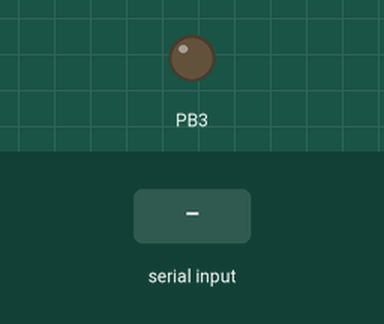
Recording of a program running on a simulated ATmega8, built with avr-gcc and emulated at 1 MHz. On the bench: output pins drawn as LEDs (lit = HIGH). Inputs (shaded band) come from the test bench.

Above: at 1.2 s.
1.3 s: "1" received over Serial
At 1.6 s:
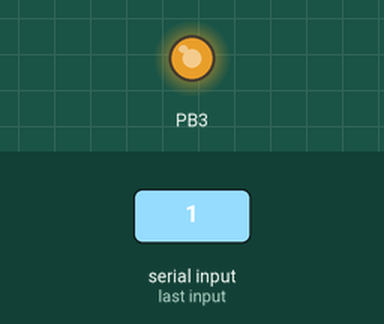
2.8 s: byte 0 (0x00) received over Serial
At 4.0 s:
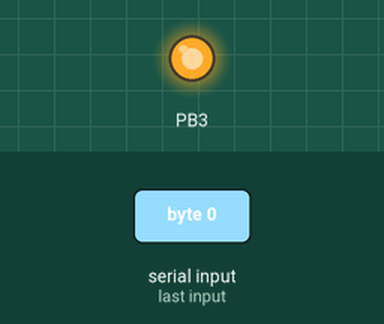
4.3 s: byte 255 (0xff) received over Serial
At 5.1 s:
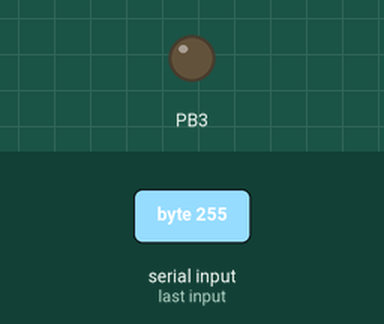
5.8 s: "0" received over Serial
At 6.2 s:
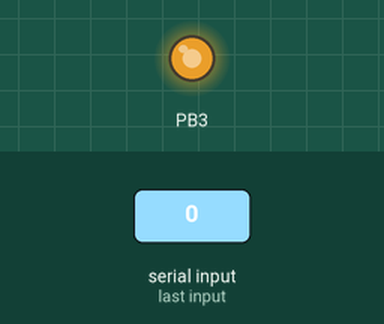
Timing chart, 0 to 8.3 s (numbered marks = the images above; inputs shaded):
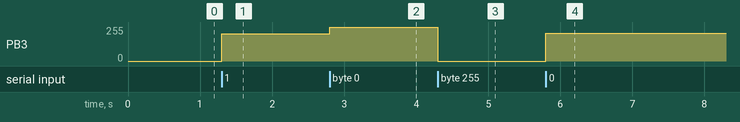

The program:

main.c
```c
// coding: utf-8
#include <avr/io.h>
#include <avr/interrupt.h>
#include "rs232.h"


void init(void){
	TCCR2 |= (1<<WGM21)|(1<<WGM20)|(1<<CS20);
	DDRB |= (1<<PB3);
	_usart_init();
	sei();
}

void timer_stop(void){
	TCCR2 &= ~((1<<COM21)|(1<<COM20));
}

void timer_start(void){
	TCCR2 |= (1<<COM21)|(1<<COM20);
}

int main(void){
	init();

	while(1){
	}
	return 0;
}

ISR(USART_RXC_vect){
	uint8_t chr = UDR;
	if (chr == 0x00){
		timer_stop();
		PORTB |= (1<<PB3);
	} else if (chr == 0xff) {
		timer_stop();
		PORTB &= ~(1<<PB3);
	} else {
		timer_start();
		OCR2 = chr;
	}
}
```

rs232.c
```c
// coding: utf-8
#include <avr/io.h>
#include <avr/interrupt.h>

#define BAUD 9600UL      // Baudrate
#include <util/setbaud.h>  // Das util setzt die Baudrate automatisch

void _serputs(char *s){
    while (*s){
        while (!(UCSRA & (1<<UDRE))){}
        UDR = *s;
        s++;
    }
}

void _usart_init(void){ //USART init
    UBRRH = UBRRH_VALUE;  // Übernimmt die Werte von util/setbaud.h in das passende Register
    UBRRL = UBRRL_VALUE;  // Übernimmt die Werte von util/setbaud.h in das passende Register
    #if USE_2X  // U2X-Modus erforderlich
        UCSRA |= (1 << U2X);
    #else       // U2X-Modus nicht erforderlich
        UCSRA &= ~(1 << U2X);
    #endif
    UCSRB |= (1<<RXEN)|(1<<TXEN)|(1<<RXCIE);  //RX und TX enabled, Interrupt bei RX enabled
    UCSRC = (1<<URSEL)|(1<<UCSZ1)|(1<<UCSZ0);
}
```

rs232.h
```c
// coding: utf-8
#ifndef	_RS232_H
#define	_RS232_H
#include <avr/io.h>

extern void _serputs(char *s);
extern void _usart_init(void);

#endif
```

Measured:
- after the input at 1.3 s, PB3: 0/255 → 206/255 at once
- after the input at 2.8 s, PB3: 206/255 → 255/255 at once
- after the input at 4.3 s, PB3: 255/255 → 0/255 at once
- after the input at 5.8 s, PB3: 0/255 → 207/255 at once
